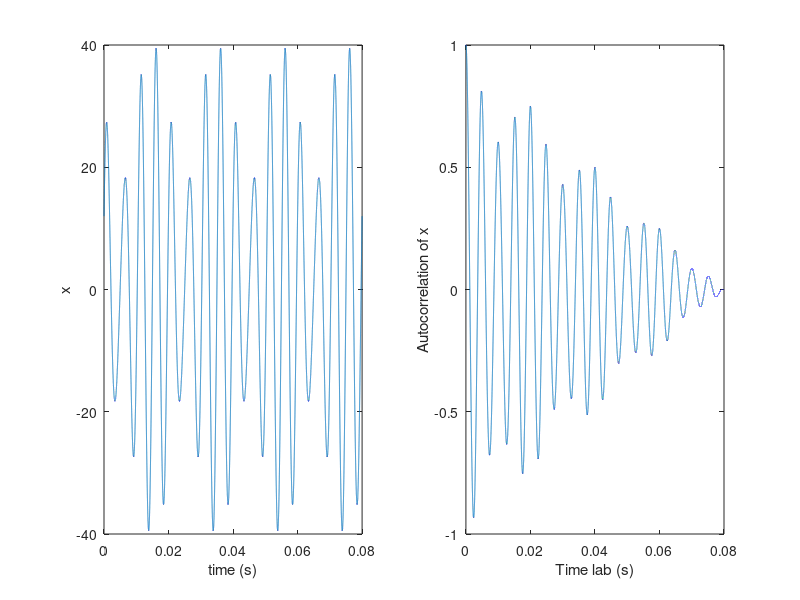

Write MATLAB code to recreate this figure. (Note: this script raises an error after producing the figure.)
t = linspace(0,4*(1/50),100000);
% Sampling interval and sampling frequency
dt = t(2) - t(1);
Fs = 1/dt;
x1 = 28*sin(400*pi*t);
x2 = 12*cos(500*pi*t); 
x = x1 + x2;
% Autocorrelation
[C,lags] = xcorr(x,'coeff');

% Convert lag from samples to seconds
tau = lags/Fs;

figure(1);
subplot(1,2,1)
plot(t,x)
xlabel('time (s)')
ylabel('x')
subplot(1,2,2)
plot(tau,C)
xlim([0 0.08])
xlabel('Time lab (s)')
ylabel('Autocorrelation of x')
% Mark the expected fundamental period
xline(1/50,'--')

%Non-periodic multi-function signal

% y1 = 28*sin(400*pi*t);
% y2 = 24*cos(sqrt(2)*500*pi*t); 
% y = y1 + y2;
% % Autocorrelation
% [Cy,lagsy] = xcorr(y,'coeff');
% 
% % Convert lag from samples to seconds
% tauy = lagsy/Fs;
% 
% figure(2);
% subplot(1,2,1)
% plot(t,y)
% xlabel('time (s)')
% ylabel('y')
% subplot(1,2,2)
% plot(tauy,Cy)
% xlim([0 0.08])
% xlabel('Time lab (s)')
% ylabel('Autocorrelation of y')
% % Mark the expected fundamental period
% xline(1/50,'--')
